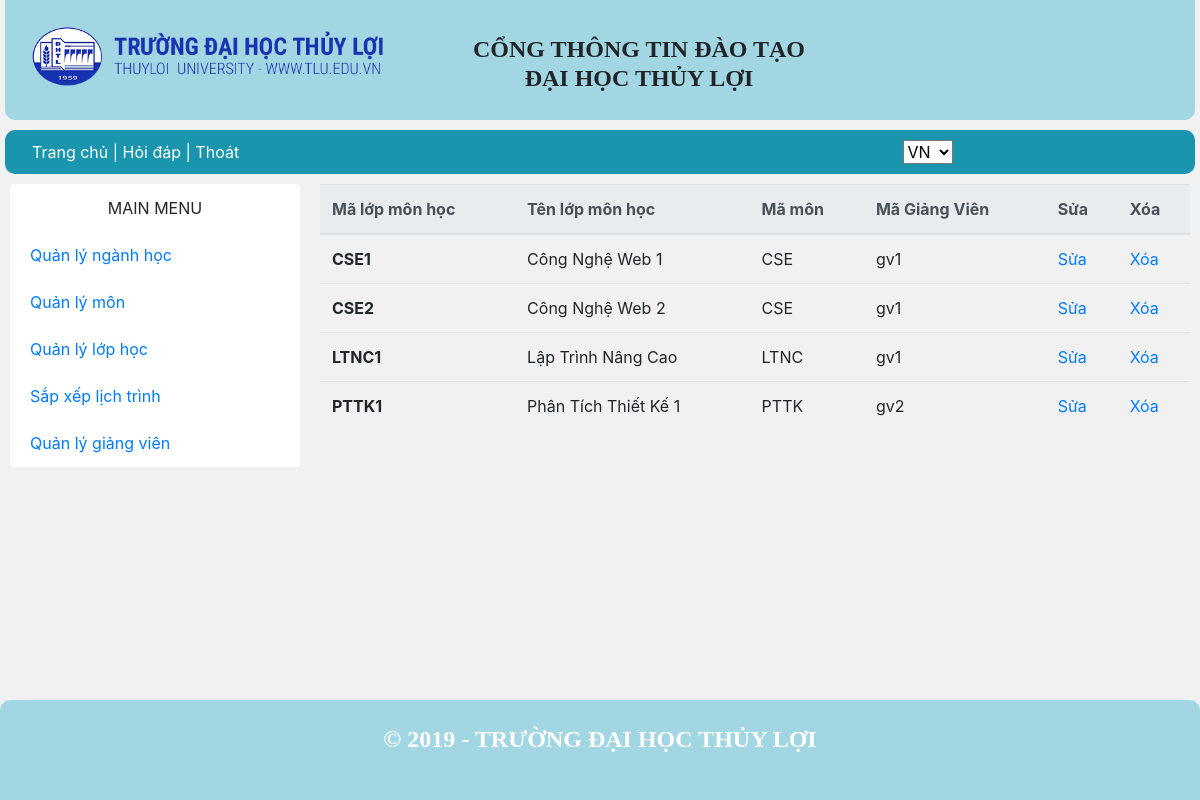
The page /QuanLy/quanly_CNLmon.php on the database its author committed.
### tables this page shows
CREATE TABLE `lopmonhoc` (
  `TenLopMon` varchar(60) DEFAULT NULL,
  `MaLTM` varchar(10) NOT NULL,
  `MaMon` varchar(10) DEFAULT NULL,
  `MaGV` varchar(10) DEFAULT NULL
);

### QuanLy/quanly_CNLmon.php (the view, shortened to what this page needs)
<?php require_once("../includes/mysqli_connect.php"); ?>
<?php require ("dautrang.php"); ?>
<?php
    $sql = "SELECT MaLTM , TenLopMon , MaMon, MaGV FROM lopmonhoc";
    $query = mysqli_query($dbcon,$sql);
?>
<main>
<?php require ("../includes/nav.php"); ?>
      <div class="grid-container">
      <?php require ("navquanly.php"); ?>
        <div class="grid-item item2">
        <table class="table">
      <thead class="thead-light">
        <tr>
          <th scope="col">Mã lớp môn học</th>
          <th scope="col">Tên lớp môn học</th>
          <th scope="col">Mã môn</th>
          <th scope="col">Mã Giảng Viên</th>
          <th scope="col">Sửa</th>
          <th scope="col">Xóa</th>
        </tr>
      </thead>
      <tbody>
          <?php
            while ( $row = mysqli_fetch_array($query)) {
               $MaLTM = $row['MaLTM'];
        ?>
        <tr>
          <th scope="row"><?php echo $row['MaLTM']; ?></th>
          <td><?php echo $row['TenLopMon']; ?></td>
          <td><?php echo $row['MaMon']; ?></td>
          <td><?php echo $row['MaGV']; ?></td>
          <td><a href="capnhatlopmon.php?id=<?php echo $MaLTM;?>">Sửa</a></td>
          <td><a href="quanly_CNLmon.php?id_delete=<?php echo $MaLTM;?>">Xóa</a></td>
        </tr>
        <?php } ?>
      </tbody>
    </table>
        </div>
      </div>
    </main>
    <?php require ("../includes/chantrang.php"); ?>

### css/stylex.css (style rules this page uses)
body { background-color: #f1f1f2; height: 100%; }
main { height: 100%; }
.grid-container { display: grid; grid-template-columns: 1fr 3fr; padding: 10px; grid-gap: 20px; }
main { padding-top: 10px; height: 100%; padding-bottom: 100px; }

### rows shown on the page
lopmonhoc: MaLTM "CSE1", TenLopMon "Công Nghệ Web 1", MaMon "CSE", MaGV "gv1"
lopmonhoc: MaLTM "CSE2", TenLopMon "Công Nghệ Web 2", MaMon "CSE", MaGV "gv1"
lopmonhoc: MaLTM "LTNC1", TenLopMon "Lập Trình Nâng Cao", MaMon "LTNC", MaGV "gv1"
lopmonhoc: MaLTM "PTTK1", TenLopMon "Phân Tích Thiết Kế 1", MaMon "PTTK", MaGV "gv2"
